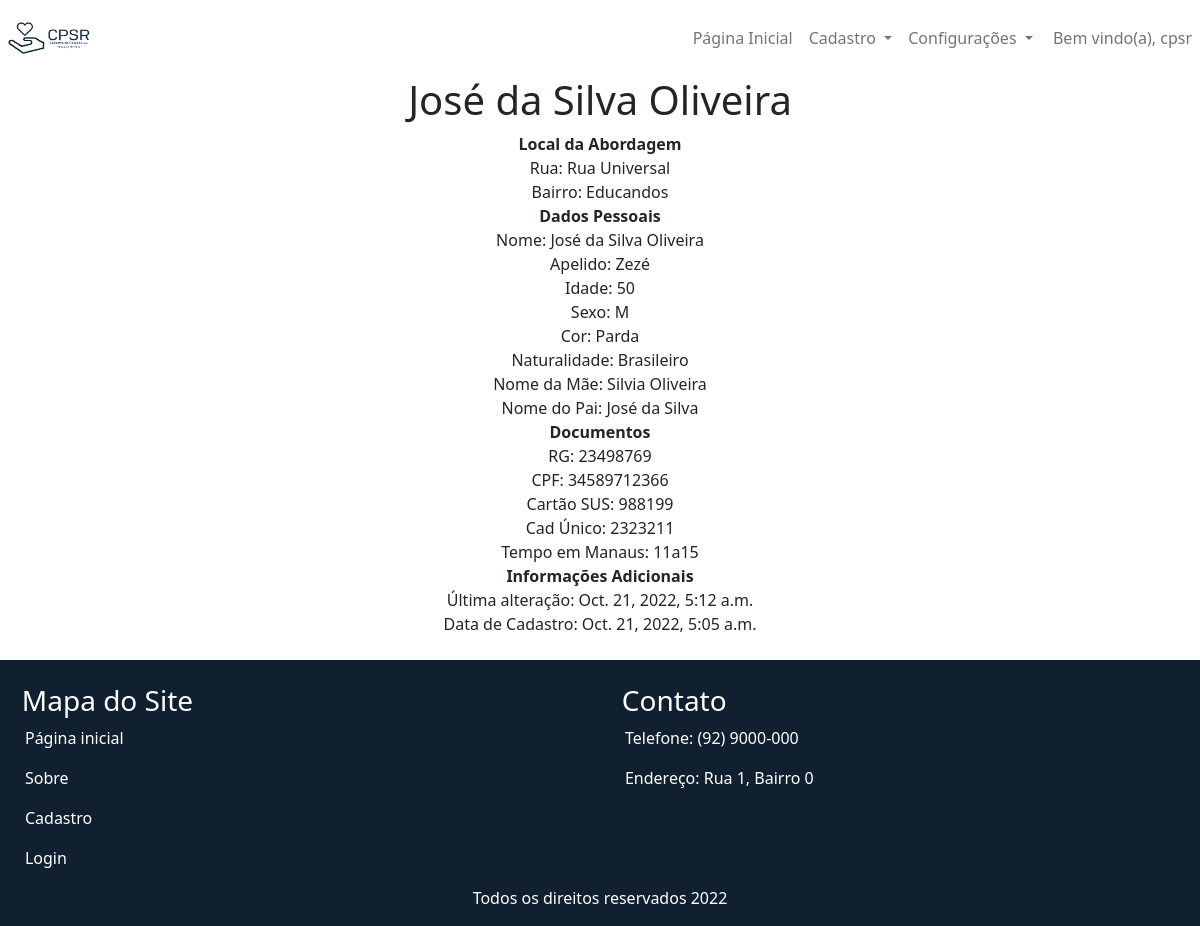
The page /morador/detail/1/ (signed in) on the database its author committed.
### morador/models.py (models this page shows, shortened)
class Morador(models.Model):
    ruaAbordagem = models.CharField(max_length=50, null=True, verbose_name='Rua Abordagem')
    bairroAbordagem = models.CharField(max_length=50, null=True, verbose_name='Bairro Abordagem')
    nome = models.CharField(max_length=50, null=True, verbose_name='Nome')
    apelido = models.CharField(max_length=30, null=True, verbose_name='Apelido')
    nomeMAe = models.CharField(max_length=50, null=True, verbose_name='Nome da Mãe')
    nomePai = models.CharField(max_length=50, null=True, verbose_name='Nome do Pai')
    idade = models.IntegerField(blank=True, null=True, verbose_name='Idade')
    sexo = models.CharField(max_length=10, choices=sexo_psr, null=True)
    cor = models.CharField(max_length=10, choices=cor, null=True)
    naturalidade = models.CharField(max_length=25, null=True, verbose_name='Naturalidade')
    tempoManaus = models.CharField(max_length=20, choices=tempoManau, null=True, verbose_name='Tempo em Manaus')
    rg = models.CharField(max_length=30, null=True, verbose_name='RG')
    cpf = models.CharField(max_length=11, null=True, verbose_name='CPF')
    cartaoSus = models.CharField(max_length=30, null=True, verbose_name='Cartão SUS')
    cadUnico = models.CharField(max_length=30, null=True, verbose_name='Cad. Único')
    last_update = models.DateTimeField(auto_now_add=False, auto_now=True, null=True, verbose_name='Última alteração')
    timestamp = models.DateTimeField(auto_now_add=True, auto_now=False, null=True, verbose_name='Data de Cadastro')

### morador/views.py (the view)
# urls.py: path('detail/<int:pk>/', views.MoradorDetail.as_view(), name='detail'),
class MoradorDetail(DetailView):
    queryset = Morador.objects.all()

### cpsr/templates/morador/morador_detail.html (shortened to what this page needs)
{% extends 'base.html' %}
{% block content %}
{% load static %}
{% if request.user.is_authenticated %}
<head>
    <center>
    <h1>{{ object.nome }}</h1>
    </center>
</head>
<body>
    <center>
        <b>Local da Abordagem</b>
        <br />
        Rua: {{ object.ruaAbordagem }}
        <br />
        Bairro: {{ object.bairroAbordagem }}
        <br />
        <b>Dados Pessoais</b>
        <br />
        Nome: {{ object.nome }}
        <br />
        Apelido: {{ object.apelido }}
        <br />
        Idade: {{ object.idade }}
        <br />
        Sexo: {{ object.sexo }}
        <br />
        Cor: {{ object.cor }}
        <br />
        Naturalidade: {{ object.naturalidade }}
        <br />
        Nome da Mãe: {{ object.nomeMAe }}
        <br />
        Nome do Pai: {{ object.nomePai }}
        <br />
        <b>Documentos</b>
        <br />
        RG: {{ object.rg }}
        <br />
        CPF: {{ object.cpf }}
        <br />
        Cartão SUS: {{ object.cartaoSus }}
        <br />
        Cad Único: {{ object.cadUnico }}
        <br />
        Tempo em Manaus: {{ object.tempoManaus}}
        <br />
        <b>Informações Adicionais</b>
        <br />
        Última alteração: {{ object.last_update }}
        <br />
        Data de Cadastro: {{ object.timestamp }}
        <br />
    </center>
</body>
{% else %}
Acesso Negado! Realize o login para continuar.
{% endif %}
{% endblock %}

### cpsr/templates/base.html (shortened to what this page needs)
{% load static %}
<!DOCTYPE html>
<html lang="pt-br">
<head>
  <link href="https://cdn.jsdelivr.net/npm/bootstrap@5.1.1/dist/css/bootstrap.min.css" rel="stylesheet"
 />
  <link href="{% static '/css/base.css' %}" rel="stylesheet" />
  <nav class="navbar navbar-expand-lg navbar-light navbar-cpsr">
    <a class="navbar-brand" href="/">
      <img src="{% static '/img/logo-cpsr-retangulo.png' %}" width="100" height="50" class="d-inline-block align-center"
        alt="" />
    </a>
    <div class="collapse navbar-collapse justify-content-end" id="navbarNav">
      <ul class="navbar-nav">
        {% if user.is_authenticated %}
        <li class="nav-item active">
          <a class="nav-link" href="/dashboard/">&nbsp;Página Inicial</a>
        </li>
        {% else %}
        <li class="nav-item active">
          <a class="nav-link" href="/">&nbsp;Página Inicial</a>
        </li>
        {% endif %}
        <li class="nav-item dropdown">
          <a class="nav-link dropdown-toggle" href="#" id="navbarDropdown" role="button" data-toggle="dropdown" aria-haspopup="true" aria-expanded="false">
            Cadastro
          </a>
        {% if user.is_authenticated %}
        <li class="nav-item dropdown">
          <a class="nav-link dropdown-toggle" href="#" id="navbarDropdown" role="button" data-toggle="dropdown" aria-haspopup="true" aria-expanded="false">
            Configurações
          </a>
      </li>
        <li class="nav-item pull-right">
          <a class="nav-item nav-link">&nbsp;Bem vindo(a), {{user.get_username}}</a>
        </li>
      {% endif %}
    </div>
  </nav>
</head>
<body>
  {% block content %} {% endblock %}
</body>
  <footer>
    <div style="display: grid; grid-template-columns: 1fr 1fr ; background-color: #112030; color: white;">
    <div>&nbsp;
      <h3>&nbsp;&nbsp;&nbsp;Mapa do Site</h3>
      <p>&nbsp;&nbsp;&nbsp;&nbsp;&nbsp;&nbsp;Página inicial</p>
      <p>&nbsp;&nbsp;&nbsp;&nbsp;&nbsp;&nbsp;Sobre</p>
      <p>&nbsp;&nbsp;&nbsp;&nbsp;&nbsp;&nbsp;Cadastro</p>
      <p>&nbsp;&nbsp;&nbsp;&nbsp;&nbsp;&nbsp;Login</p>
    </div>
    <div>&nbsp;
      <h3>&nbsp;&nbsp;&nbsp;Contato</h3>
      <p>&nbsp;&nbsp;&nbsp;&nbsp;&nbsp;&nbsp;Telefone: (92) 9000-000</p>
      <p>&nbsp;&nbsp;&nbsp;&nbsp;&nbsp;&nbsp;Endereço: Rua 1, Bairro 0</p>
    </div>
  </div>
  <span class="d-flex justify-content-center" style="background-color: #112030; color: white;">
  <p>Todos os direitos reservados 2022</p>
  </span>
  </footer>
</html>

### cpsr/static/css/base.css (style rules this page uses)
.navbar-cpsr { background-color: white; }

### rows shown on the page
Morador: nome "José da Silva Oliveira", ruaAbordagem "Rua Universal", bairroAbordagem "Educandos", apelido "Zezé", idade "50", sexo "M", cor "Parda", naturalidade "Brasileiro", nomeMAe "Silvia Oliveira", nomePai "José da Silva", rg "23498769", cpf "34589712366", cartaoSus "988199", cadUnico "2323211", tempoManaus "11a15", last_update "Oct. 21, 2022, 5:12 a.m.", timestamp "Oct. 21, 2022, 5:05 a.m."

### other values the page prints
{{ user.get_username }} "cpsr"
